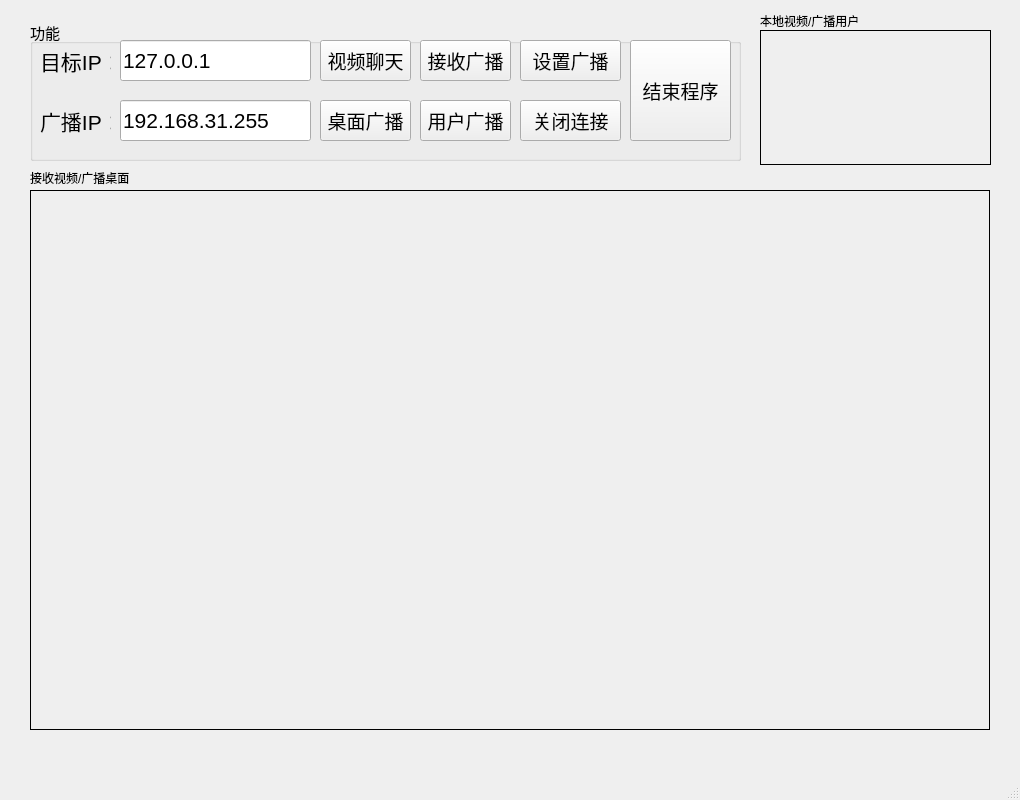
<?xml version="1.0" encoding="UTF-8"?>
<ui version="4.0">
 <class>MainWindow</class>
 <widget class="QMainWindow" name="MainWindow">
  <property name="geometry">
   <rect>
    <x>0</x>
    <y>0</y>
    <width>1020</width>
    <height>800</height>
   </rect>
  </property>
  <property name="minimumSize">
   <size>
    <width>1020</width>
    <height>800</height>
   </size>
  </property>
  <property name="maximumSize">
   <size>
    <width>1020</width>
    <height>800</height>
   </size>
  </property>
  <property name="windowTitle">
   <string>局域网视频通信程序</string>
  </property>
  <widget class="QWidget" name="centralwidget">
   <widget class="QLabel" name="label_video">
    <property name="geometry">
     <rect>
      <x>30</x>
      <y>190</y>
      <width>960</width>
      <height>540</height>
     </rect>
    </property>
    <property name="frameShape">
     <enum>QFrame::Box</enum>
    </property>
    <property name="frameShadow">
     <enum>QFrame::Plain</enum>
    </property>
    <property name="text">
     <string/>
    </property>
    <property name="margin">
     <number>0</number>
    </property>
    <property name="indent">
     <number>-1</number>
    </property>
   </widget>
   <widget class="QLabel" name="label_video_2">
    <property name="geometry">
     <rect>
      <x>760</x>
      <y>30</y>
      <width>231</width>
      <height>135</height>
     </rect>
    </property>
    <property name="frameShape">
     <enum>QFrame::Box</enum>
    </property>
    <property name="text">
     <string/>
    </property>
   </widget>
   <widget class="QLabel" name="label_3">
    <property name="geometry">
     <rect>
      <x>30</x>
      <y>170</y>
      <width>121</width>
      <height>16</height>
     </rect>
    </property>
    <property name="text">
     <string>接收视频/广播桌面</string>
    </property>
   </widget>
   <widget class="QLabel" name="label_4">
    <property name="geometry">
     <rect>
      <x>760</x>
      <y>10</y>
      <width>131</width>
      <height>21</height>
     </rect>
    </property>
    <property name="text">
     <string>本地视频/广播用户</string>
    </property>
   </widget>
   <widget class="QGroupBox" name="groupBox">
    <property name="geometry">
     <rect>
      <x>30</x>
      <y>20</y>
      <width>711</width>
      <height>141</height>
     </rect>
    </property>
    <property name="font">
     <font>
      <pointsize>11</pointsize>
     </font>
    </property>
    <property name="title">
     <string>功能</string>
    </property>
    <widget class="QPushButton" name="pushButton_start_4">
     <property name="geometry">
      <rect>
       <x>390</x>
       <y>80</y>
       <width>91</width>
       <height>41</height>
      </rect>
     </property>
     <property name="font">
      <font>
       <pointsize>14</pointsize>
      </font>
     </property>
     <property name="text">
      <string>用户广播</string>
     </property>
    </widget>
    <widget class="QPushButton" name="pushButton_end">
     <property name="geometry">
      <rect>
       <x>600</x>
       <y>20</y>
       <width>101</width>
       <height>101</height>
      </rect>
     </property>
     <property name="font">
      <font>
       <pointsize>14</pointsize>
      </font>
     </property>
     <property name="text">
      <string>结束程序</string>
     </property>
    </widget>
    <widget class="QLineEdit" name="lineEdit_ip">
     <property name="geometry">
      <rect>
       <x>90</x>
       <y>20</y>
       <width>191</width>
       <height>41</height>
      </rect>
     </property>
     <property name="font">
      <font>
       <pointsize>16</pointsize>
      </font>
     </property>
     <property name="text">
      <string>127.0.0.1</string>
     </property>
    </widget>
    <widget class="QLineEdit" name="lineEdit_broadcast">
     <property name="geometry">
      <rect>
       <x>90</x>
       <y>80</y>
       <width>191</width>
       <height>41</height>
      </rect>
     </property>
     <property name="font">
      <font>
       <pointsize>16</pointsize>
      </font>
     </property>
     <property name="text">
      <string>192.168.31.255</string>
     </property>
    </widget>
    <widget class="QPushButton" name="pushButton_start">
     <property name="geometry">
      <rect>
       <x>290</x>
       <y>80</y>
       <width>91</width>
       <height>41</height>
      </rect>
     </property>
     <property name="font">
      <font>
       <pointsize>14</pointsize>
      </font>
     </property>
     <property name="text">
      <string>桌面广播</string>
     </property>
    </widget>
    <widget class="QLabel" name="label">
     <property name="geometry">
      <rect>
       <x>10</x>
       <y>20</y>
       <width>71</width>
       <height>41</height>
      </rect>
     </property>
     <property name="font">
      <font>
       <pointsize>16</pointsize>
      </font>
     </property>
     <property name="text">
      <string>目标IP：</string>
     </property>
    </widget>
    <widget class="QPushButton" name="pushButton_start_3">
     <property name="geometry">
      <rect>
       <x>390</x>
       <y>20</y>
       <width>91</width>
       <height>41</height>
      </rect>
     </property>
     <property name="font">
      <font>
       <pointsize>14</pointsize>
      </font>
     </property>
     <property name="text">
      <string>接收广播</string>
     </property>
    </widget>
    <widget class="QLabel" name="label_2">
     <property name="geometry">
      <rect>
       <x>10</x>
       <y>80</y>
       <width>71</width>
       <height>41</height>
      </rect>
     </property>
     <property name="font">
      <font>
       <pointsize>16</pointsize>
      </font>
     </property>
     <property name="text">
      <string>广播IP：</string>
     </property>
    </widget>
    <widget class="QPushButton" name="pushButton_start_2">
     <property name="geometry">
      <rect>
       <x>290</x>
       <y>20</y>
       <width>91</width>
       <height>41</height>
      </rect>
     </property>
     <property name="font">
      <font>
       <pointsize>14</pointsize>
      </font>
     </property>
     <property name="text">
      <string>视频聊天</string>
     </property>
    </widget>
    <widget class="QPushButton" name="pushButton_close">
     <property name="geometry">
      <rect>
       <x>490</x>
       <y>80</y>
       <width>101</width>
       <height>41</height>
      </rect>
     </property>
     <property name="font">
      <font>
       <pointsize>14</pointsize>
      </font>
     </property>
     <property name="text">
      <string>关闭连接</string>
     </property>
    </widget>
    <widget class="QPushButton" name="pushButton_get_ip">
     <property name="geometry">
      <rect>
       <x>490</x>
       <y>20</y>
       <width>101</width>
       <height>41</height>
      </rect>
     </property>
     <property name="font">
      <font>
       <pointsize>14</pointsize>
      </font>
     </property>
     <property name="text">
      <string>设置广播</string>
     </property>
    </widget>
   </widget>
  </widget>
  <widget class="QMenuBar" name="menubar">
   <property name="geometry">
    <rect>
     <x>0</x>
     <y>0</y>
     <width>1020</width>
     <height>29</height>
    </rect>
   </property>
  </widget>
  <widget class="QStatusBar" name="statusbar"/>
 </widget>
 <resources/>
 <connections/>
</ui>
